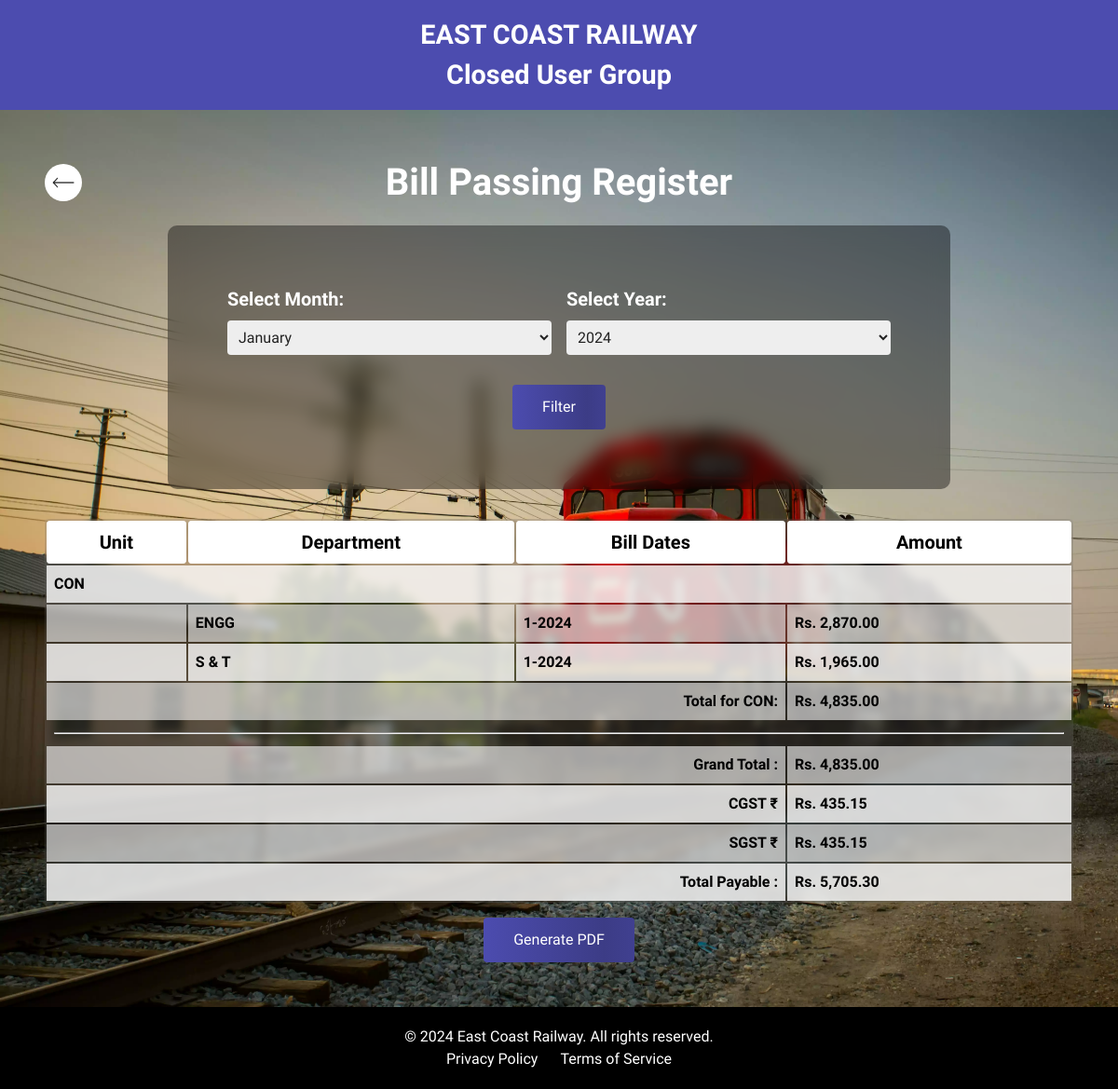
/bill-passing-register.php (signed in), run on the app's committed database.
### tables this page shows
CREATE TABLE gst (
    id INT AUTO_INCREMENT PRIMARY KEY,
    cgst_percentage DECIMAL(5, 2) NOT NULL,
    sgst_percentage DECIMAL(5, 2) NOT NULL,
    effective_date DATE NOT NULL
);

### bill-passing-register.php (the view, shortened to what this page needs)
<?php
$role = isset($_SESSION['role']) ? $_SESSION['role'] : 'guest';
?>
<!DOCTYPE html>
<html lang="en">
<head>
    <link rel="stylesheet" href="base.css">
    <link rel="stylesheet" href="bill-passing-register.css">
</head>
<body>
    <header>
        <div class="header-top">
            <a href="./">
                <h1>East Coast Railway</h1>
                <h1>Closed User Group</h1>
            </a>
        </div>
    </header>
    <main>
        <section id="bill-details">
            <div class="heading-container">
                <button class="back-btn" id="roleRedirectButton" data-role="<?php echo $role; ?>">
                    <img src="icon/back-button.webp" alt="back button">
                </button>
                <h2 class="heading">Bill Passing Register</h2>
            </div>
            <form class="form_container" method="get" action="<?php echo $_SERVER['PHP_SELF']; ?>">
                <div class="input_box">
                    <label for="month">Select Month:</label>
                    <select id="month" name="month">
                        <option value="01">January</option>
                    </select>
                </div>
                <div class="input_box">
                    <label for="year">Select Year:</label>
                    <select id="year" name="year">
                        <?php
                        $currentYear = date('Y');
                        for ($i = 0; $i < 50; $i++) {
                            $year = $currentYear - $i;
                            echo '<option value="' . $year . '">' . $year . '</option>';
                        }
                        ?>
                    </select>
                </div>
                <button class="action-button long-input" type="submit">Filter</button>
            </form>
            <?php
            include 'db_connect.php';
            $selectedMonth = isset($_GET['month']) ? $_GET['month'] : "01";
            $selectedYear = isset($_GET['year']) ? $_GET['year'] : date('Y');
            $gst_query = "SELECT cgst_percentage, sgst_percentage FROM gst LIMIT 1";
            $gst_result = $conn->query($gst_query);
            $gst_data = $gst_result->fetch_assoc();
            $cgst_percentage = $gst_data['cgst_percentage'];
            $sgst_percentage = $gst_data['sgst_percentage'];
            $query = "
                SELECT
                    c.unit,
                    c.department,
                    GROUP_CONCAT(DISTINCT CONCAT(b.bill_month, '-', b.bill_year) ORDER BY b.bill_year, b.bill_month ASC SEPARATOR ', ') AS bill_dates,
                    SUM(b.periodic_charge + b.usage_amount + b.data_amount + b.voice + b.video + b.sms + b.vas) AS total_amount
                FROM
                    cugdetails c
                JOIN
                    bills b ON c.cug_number = b.cug_number
                WHERE
                    b.bill_month = '$selectedMonth' AND b.bill_year = '$selectedYear'
                GROUP BY
                    c.unit, c.department
                ORDER BY
                    c.unit, c.department;
            ";
            $result = $conn->query($query);
            if ($result->num_rows > 0) {
                echo '<table border="1">';
                echo '<tr><th>Unit</th><th>Department</th><th>Bill Dates</th><th>Amount</th></tr>';
                $grand_total_amount = 0;
                $current_unit = '';
                $unit_total_amount = 0;
                while ($row = $result->fetch_assoc()) {
                    $total_amount = $row['total_amount'];
                    $grand_total_amount += $total_amount;
                    if ($current_unit != $row['unit']) {
                        $current_unit = $row['unit'];
                        echo '<tr class="unit-row">';
                        echo '<td colspan="4">' . $current_unit . '</td>';
                        echo '</tr>';
                    }
                    $unit_total_amount += $total_amount;
                    echo '<tr>';
                    echo '<td></td>';
                    echo '<td>' . $row['department'] . '</td>';
                    echo '<td>' . $row['bill_dates'] . '</td>';
                    echo '<td> Rs. ' . number_format($total_amount, 2) . '</td>';
                    echo '</tr>';
                }
                echo '<tr class="unit-total-row">';
                echo '<td colspan="3" style="text-align: right;">Total for ' . $current_unit . ':</td>';
                echo '<td> Rs. ' . number_format($unit_total_amount, 2) . '</td>';
                echo '</tr>';
                echo '<tr class="transparent-row"><td colspan="4"><hr></td></tr>';
                $grand_total_cgst = ($grand_total_amount * $cgst_percentage) / 100;
                $grand_total_sgst = ($grand_total_amount * $sgst_percentage) / 100;
                $grand_total_payable = $grand_total_amount + $grand_total_cgst + $grand_total_sgst;
                echo '<tr>';
                echo '<td colspan="3" style="text-align: right;">Grand Total :</td>';
                echo '<td> Rs. ' . number_format($grand_total_amount, 2) . '</td>';
                echo '</tr>';
                echo '<tr>';
                echo '<td colspan="3" style="text-align: right;">CGST ₹</td>';
                echo '<td> Rs. ' . number_format($grand_total_cgst, 2) . '</td>';
                echo '</tr>';
                echo '<tr>';
                echo '<td colspan="3" style="text-align: right;">SGST ₹</td>';
                echo '<td> Rs. ' . number_format($grand_total_sgst, 2) . '</td>';
                echo '</tr>';
                echo '<tr>';
                echo '<td colspan="3" style="text-align: right;">Total Payable :</td>';
                echo '<td> Rs. ' . number_format($grand_total_payable, 2) . '</td>';
                echo '</tr>';
                echo '</table>';
            } else {
                echo '<p class="session-message error">No data found for selected month and year.</p>';
            }
            ?>
            <form method="post" action="generate_pdf_bill.php">
                <button class="action-button" type="submit" name="generate_pdf">Generate PDF</button>
            </form>
        </section>
    </main>
    <footer>
        <p>&copy; 2024 East Coast Railway. All rights reserved.</p>
        <div class="footer-links">
            <a href="#">Privacy Policy</a>
            <a href="#">Terms of Service</a>
        </div>
    </footer>
</body>
</html>

### base.css (style rules this page uses)
:root { line-height: 1.5; font-synthesis: none; -webkit-font-smoothing: antialiased; -moz-osx-font-smoothing: grayscale; --body-color: #F1FAFF; --accent-color: #4c4caf; --accent-color-hover: #3c3c86; --white: #FFF; --black: #222; }
body { margin: 0; background-color: var(--body-color); font-family: "Nunito Sans", system-ui, -apple-system, BlinkMacSystemFont, 'Segoe UI', 'Roboto', 'Oxygen', 'Ubuntu', 'Cantarell', 'Fira Sans', 'Droid Sans', 'Helvetica Neue', sans-serif; text-wrap: balance; }
*, *::before, *::after { margin: 0; padding: 0; box-sizing: border-box; }
body, h1, h2, h3, h4, p, figure, blockquote, dl, dd { margin: 0; }
html { scroll-behavior: smooth; scroll-padding-top: 7rem; }
body { min-height: 100vh; min-height: 100svh; text-rendering: optimizeSpeed; line-height: 1.5; }
a:not([class]) { text-decoration-skip-ink: auto; }
img, picture { max-width: 100%; display: block; user-select: none; }
input, button, textarea, select { font: inherit; }

### bill-passing-register.css (style rules this page uses)
.header-top { background-color: #4c4caf; padding: 1rem 0; text-align: center; }
.header-top a { text-decoration: none !important; }
.header-top h1 { margin: 0; font-size: 1.8rem; text-transform: none; color: white !important; }
.header-top :nth-child(1) { text-transform: uppercase; }
main { background-image: url(images/banner.webp); background-repeat: no-repeat; background-size: cover; min-height: 90svh; min-height: 90vh; }
#bill-details { padding: 3em; }
.heading-container { display: grid; grid-template-columns: 2.5rem 1fr 2.5rem; justify-content: center; align-items: center; width: 100%; margin-block-end: 1rem; }
.back-btn { padding: 0.5rem; width: 2.5rem; border: none; cursor: pointer; border-radius: 999px; background-color: var(--white); aspect-ratio: 1; }
.heading { font-size: 2.5rem; font-weight: bold; text-align: left; color: var(--white); text-align: center; justify-self: center; }
.form_container { position: relative; width: 70vw; margin-inline: auto; display: grid; grid-template-columns: 1fr 1fr; gap: 1em; background-color: rgba(0, 0, 0, 0.4); padding: 4rem; border-radius: 10px; backdrop-filter: blur(10px); transition: background-color 500ms ease-in-out; margin-block-end: 2rem; }
.long-input { grid-column: 1/3; }
.input_box { display: grid; gap: 0.5em; }
.input_box label { color: var(--white); font-size: 1.25rem; font-weight: bold; text-transform: capitalize; }
input, textarea, select { font: inherit; padding: 0.5em; border: none; border-radius: 4px; background-color: #eee; color: var(--black); }
table { width: 100%; }
table, th { border: none; border-radius: 4px; background-color: rgba(255, 255, 255, 0.1); backdrop-filter: blur(4px) brightness(75%); font-weight: bold; }
th, td { border: none; padding: 8px; text-align: left; }
th { text-align: center; font-size: 1.25rem; background-color: rgba(255, 255, 255, 1); font-weight: 900; }
tr { background-color: rgba(255, 255, 255, 0.6); }
tr:nth-child(even) { background-color: rgba(255, 255, 255, 0.8); }
.transparent-row { height: 1.5rem; background-color: transparent !important; border: none; }
.action-button { display: block; padding: 0.75em 2em; color: white; border: none; border-radius: 4px; margin-inline: auto; margin-block-start: 1rem; background-image: linear-gradient(to right, var(--accent-color), var(--accent-color-hover), var(--accent-color) 80%); background-size: 200%; cursor: pointer; transition: background-position 250ms ease-in-out; background-position: 0% 0%; }
footer { background-color: black; color: white; padding: 20px 0; text-align: center; }
.footer-links a { color: white; text-decoration: none; margin: 0 10px; }

### data on the page
gst: cgst_percentage "435.15", sgst_percentage "435.15", grand_total_payable "5,705.30"

### other printed values
$current_unit "CON"
$row['department'] "ENGG"
$row['bill_dates'] "1-2024"
$total_amount "2,870.00"
$row['department'] "S & T"
$total_amount "1,965.00"
$unit_total_amount "4,835.00"
$grand_total_amount "4,835.00"
form field year "2024"
